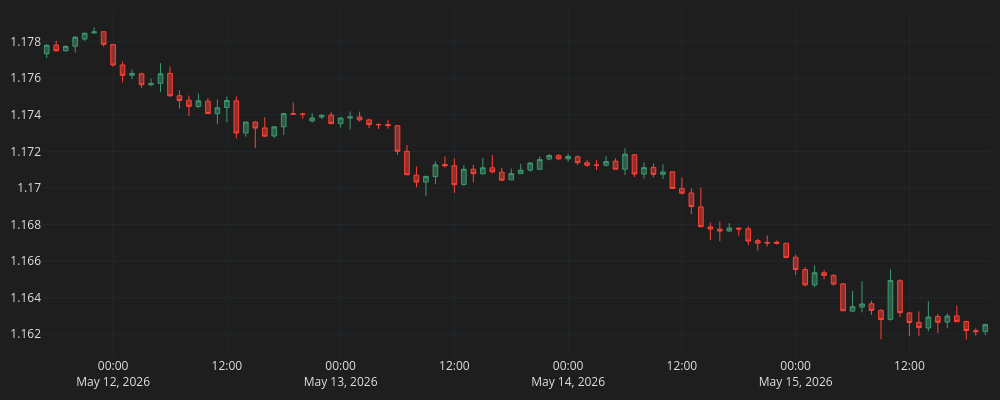

Notebook source saved alongside this figure:
### Code cell
fig = go.Figure()
fig.add_trace(go.Candlestick(
    x=df_plot.time, open=df_plot.mid_o, high=df_plot.mid_h, low=df_plot.mid_l, close=df_plot.mid_c, line=dict(width=1), opacity=1,

))
fig.update_layout(width=1000,height=400, margin=dict(l=10, r=10, b=10, t=10),
                  font=dict(size=12,color="#e1e1e1"),
                  paper_bgcolor="#1e1e1e", plot_bgcolor="#1e1e1e")
fig.update_xaxes(
    gridcolor="#1f292f", showgrid=True, fixedrange=True, rangeslider=dict(visible=False)
)
fig.update_yaxes(
    gridcolor="#1f292f", showgrid=True, fixedrange=True
)
fig.show()
